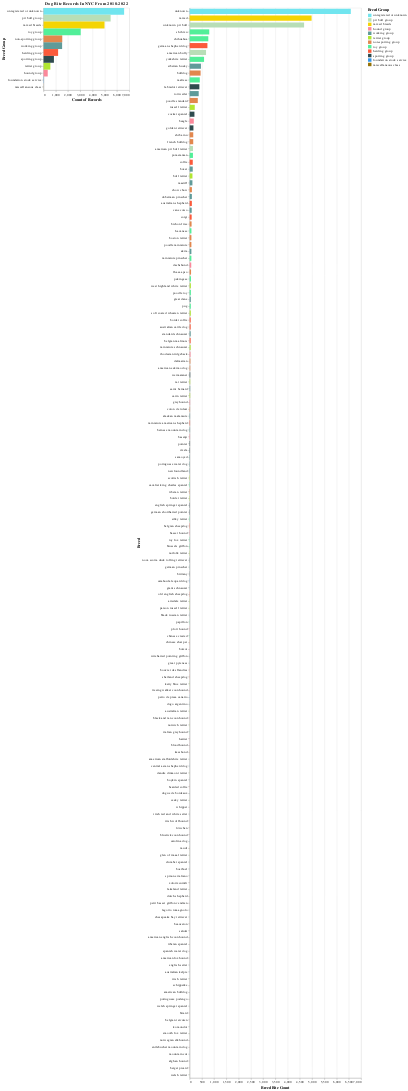

The cell this chart's notebook holds for it:
### Code cell
# creating interactive scatter plot with layered bar chart
selector = alt.selection_point(fields=['Breed Group'], on='click')

group_color_domain = group_by_group['Breed Group'].unique()

color_scale = alt.Scale(domain=group_color_domain,
                        range=[
                            '#71E5EF', 
                            '#d065e1', 
                            '#f4d403', 
                            '#fb899b', 
                            '#5f9b99',
                            '#b1e632',
                            '#e2874e',
                            '#52ef99',
                            '#fb5a3b',
                            '#2f4b4e',
                            '#3295e9',
                            '#957206'
                        ])

base = alt.Chart(group_by_group).properties(
    width=250,
).add_params(selector)

points = base.mark_bar(size=20).properties(
        title='Dog Bite Records In NYC From 2018-2022'
).encode(
        alt.Y('Breed Group').sort('-x'),
        alt.X('count()').scale(domain=[0,7000]),
        color=alt.condition(
        selector,
        'Breed Group:N',
        alt.value('lightgray'),
        scale=color_scale),
        tooltip=['Breed Group', alt.Tooltip('count()', title='Bite Count')]
)

hists = base.properties(
    width = 500
    ).mark_bar(thickness=100, size=15).encode(
        alt.X('count()', title='Breed Bite Count')
            .stack(None)
            .scale(domain=[0,7000]),
        alt.Y('Breed').sort('-x'),
        alt.Color('Breed Group:N').scale(color_scale),
        tooltip=['Breed', alt.Tooltip('count()', title='Bite Count')]
).transform_filter(
    selector
)

points | hists

### Figure 1 — Vega-Lite specification as saved in the notebook (floating-point values rounded to 4 significant figures; data arrays with more than 128 entries replaced by an {"elided": "..."} marker saying what was removed)
{"config": {"view": {"continuousWidth": 300, "continuousHeight": 300}}, "hconcat": [{"mark": {"type": "bar", "size": 20}, "encoding": {"color": {"condition": {"param": "param_66", "field": "Breed Group", "type": "nominal", "scale": {"domain": ["unregistered or unknown", "pit bull group", "mixed breeds", "hound group", "working group", "terrier group", "non-sporting group", "toy group", "herding group", "sporting group", "foundation stock service", "miscellaneous class"], "range": ["#71E5EF", "#b8deb7", "#f4d403", "#fb899b", "#5f9b99", "#b1e632", "#e2874e", "#52ef99", "#fb5a3b", "#2f4b4e", "#3295e9", "#957206"]}}, "value": "lightgray"}, "tooltip": [{"field": "Breed Group", "type": "nominal"}, {"aggregate": "count", "title": "Bite Count", "type": "quantitative"}], "x": {"aggregate": "count", "scale": {"domain": [0, 7000]}, "type": "quantitative"}, "y": {"field": "Breed Group", "sort": "-x", "type": "nominal"}}, "name": "view_99", "title": "Dog Bite Records In NYC From 2018-2022", "width": 250}, {"mark": {"type": "bar", "size": 15, "thickness": 100}, "encoding": {"color": {"field": "Breed Group", "scale": {"domain": ["unregistered or unknown", "pit bull group", "mixed breeds", "hound group", "working group", "terrier group", "non-sporting group", "toy group", "herding group", "sporting group", "foundation stock service", "miscellaneous class"], "range": ["#71E5EF", "#b8deb7", "#f4d403", "#fb899b", "#5f9b99", "#b1e632", "#e2874e", "#52ef99", "#fb5a3b", "#2f4b4e", "#3295e9", "#957206"]}, "type": "nominal"}, "tooltip": [{"field": "Breed", "type": "nominal"}, {"aggregate": "count", "title": "Bite Count", "type": "quantitative"}], "x": {"aggregate": "count", "scale": {"domain": [0, 7000]}, "stack": null, "title": "Breed Bite Count", "type": "quantitative"}, "y": {"field": "Breed", "sort": "-x", "type": "nominal"}}, "name": "view_100", "transform": [{"filter": {"param": "param_66"}}], "width": 500}], "data": {"name": "data-3e7807fabc8abf57596e18ecb97d4647"}, "params": [{"name": "param_66", "select": {"type": "point", "fields": ["Breed Group"], "on": "click"}, "views": ["view_99", "view_100"]}], "$schema": "https://vega.github.io/schema/vega-lite/v5.8.0.json", "datasets": {"data-3e7807fabc8abf57596e18ecb97d4647": {"elided": "26054 records"}}}
